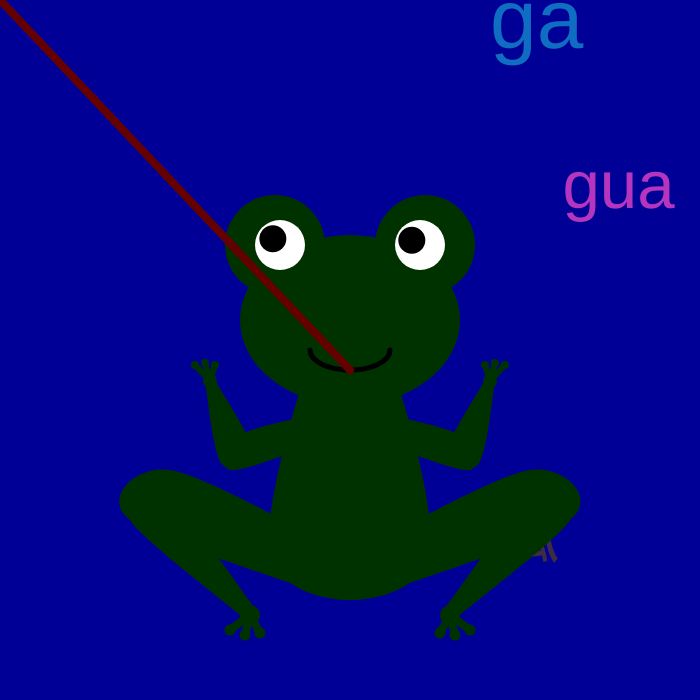
Frame 1 (no input)
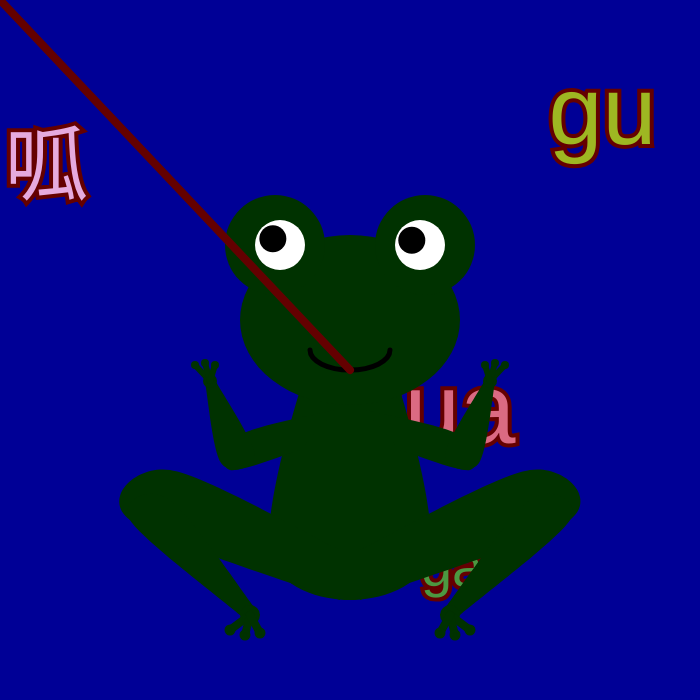
Frame 60 (no input)
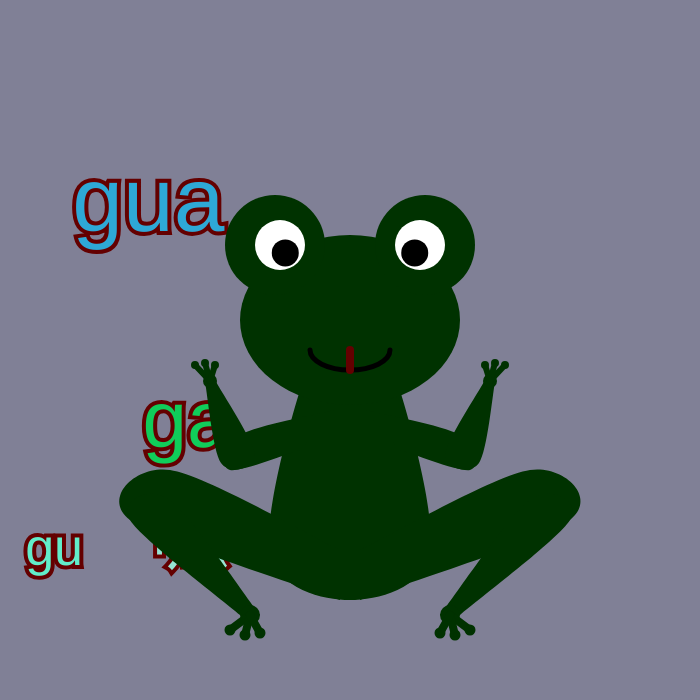
Frame 120 (the mouse pressed at the canvas centre since frame 60)

The p5.js sketch that drew these frames (run headless with seeded random() and noise() and a simulated clock; from frame 60 on, the mouse is pressed at the canvas centre):

// p5.js sketch
// ── sketch.js
let r;
let g;
let b;
let gua = ["gua", "呱", "ga", "gu"];

function setup() {
  createCanvas(700, 700);
  r = 0;
  g = 50;
  b = 0;
}

function draw() {
  //background
  let r1 = map(mouseX, 0, width, 0, 255);
  let g1 = map(mouseY, 0, height, 0, 255);
  let b1 = 150;
  background(r1, g1, b1);
  
  //center
  translate(width / 2, height / 2);

  //using list
  for (let i = 0; i < gua.length; i++) {
    fill(random(255), random(255), random(255));
    textSize(random(50, 100));
    text(
      gua[i],
      random(-width / 2, width / 2),
      random(-height / 2, height / 2)
    );
  }

  //body
  fill(r, g, b);
  noStroke();
  beginShape();
  curveVertex(0, -20);
  curveVertex(-40, 10);
  curveVertex(-80, 200);
  curveVertex(0, 250);
  curveVertex(80, 200);
  curveVertex(40, 10);
  curveVertex(0, -20);
  endShape(CLOSE);

  //face
  ellipse(0, -30, 220, 170);

  //arm
  symmetrical_leg(-15, 60, -110, 85, -120, 120, -50, 100);
  symmetrical_leg(-135, 30, -95, 105, -129, 113, -145, 32);

  //leg
  symmetrical_leg(-10, 200, -180, 120, -220, 170, -10, 250);
  symmetrical_leg(-90, 265, -180, 150, -220, 170, -110, 265);

  //eyes
  symmetrical_eye(75, 105, 100);

  //eyeWhite
  eyeWhite(70, 105, 50);

  //eyeBlack
  eyeBlackFollowMouse(70, 105, 50, 27);

  //feet
  symmetrical_feet(-100, 265, 20, -120, 280, -105, 285, -90, 283, 3, 8);
  symmetrical_feet(-140, 31, 14, -155, 15, -145, 13, -135, 15, 2, 6);

  //mouth
  noFill();
  stroke(0);
  strokeWeight(5);
  arc(0, 0, 80, 40, 0, PI);

  //tongue
  stroke(100, 0, 0);
  strokeWeight(8);
  line(0, 20, mouseX - width / 2, mouseY - height / 2);
}

function symmetrical_eye(a, b, c) {
  circle(-a, -b, c);
  circle(a, -b, c);
}

function eyeWhite(a, b, c) {
  fill(255);
  noStroke();
  circle(-a, -b, c);
  circle(a, -b, c);
}

function eyeBlackFollowMouse(a, b, whiteSize, blackSize) {
  //distance between translate and my mouse
  let mx = mouseX - width / 2;
  let my = mouseY - height / 2;

  //the max distance the blackeye could move within the white eye
  let maxR = whiteSize / 2 - blackSize / 2 - 2;

  //position of the blackeye
  let lx = -a;
  let ly = -b;

  //the vector between my mouse and black eye
  let vectorXL = mx - lx;
  let vectorYL = my - ly;

  //move only inside the white range
  let distL =  dist(mx, my, lx, ly);
  if (distL > maxR) {
    vectorXL = (vectorXL / distL) * maxR;
    vectorYL = (vectorYL / distL) * maxR;
  }

  //right eye
  let rx = a;
  let ry = -b;
  let vectorXR = mx - rx;
  let vectorYR = my - ry;
  let distR = dist(mx, my, rx, ry);
  if (distR > maxR) {
    vectorXR = (vectorXR / distR) * maxR;
    vectorYR = (vectorYR / distR) * maxR;
  }

  //black eye
  fill(0);
  noStroke();
  circle(lx + vectorXL, ly + vectorYL, blackSize);
  circle(rx + vectorXR, ry + vectorYR, blackSize);
}

function symmetrical_leg(x1, y1, x2, y2, x3, y3, x4, y4) {
  //bottom left
  beginShape();
  curveVertex(x1, y1);
  curveVertex(x1, y1);
  curveVertex(x2, y2);
  curveVertex(x3, y3);
  curveVertex(x4, y4);
  curveVertex(x4, y4);
  endShape();

  //bottom right
  beginShape();
  curveVertex(-x1, y1);
  curveVertex(-x1, y1);
  curveVertex(-x2, y2);
  curveVertex(-x3, y3);
  curveVertex(-x4, y4);
  curveVertex(-x4, y4);
  endShape();
}

function symmetrical_feet(a1, b1, c1, a2, b2, a3, b3, a4, b4, c, w) {
  //bottom left
  fill(r, g, b);
  noStroke();
  circle(a1, b1, c1);
  strokeWeight(w);
  stroke(r, g, b);
  line(a1, b1, a2, b2);
  line(a1, b1, a3, b3);
  line(a1, b1, a4, b4);
  circle(a2, b2, c);
  circle(a3, b3, c);
  circle(a4, b4, c);

  //bottom right
  fill(r, g, b);
  noStroke();
  circle(-a1, b1, c1);
  strokeWeight(w);
  stroke(r, g, b);
  line(-a1, b1, -a2, b2);
  line(-a1, b1, -a3, b3);
  line(-a1, b1, -a4, b4);
  circle(-a2, b2, c);
  circle(-a3, b3, c);
  circle(-a4, b4, c);
}
